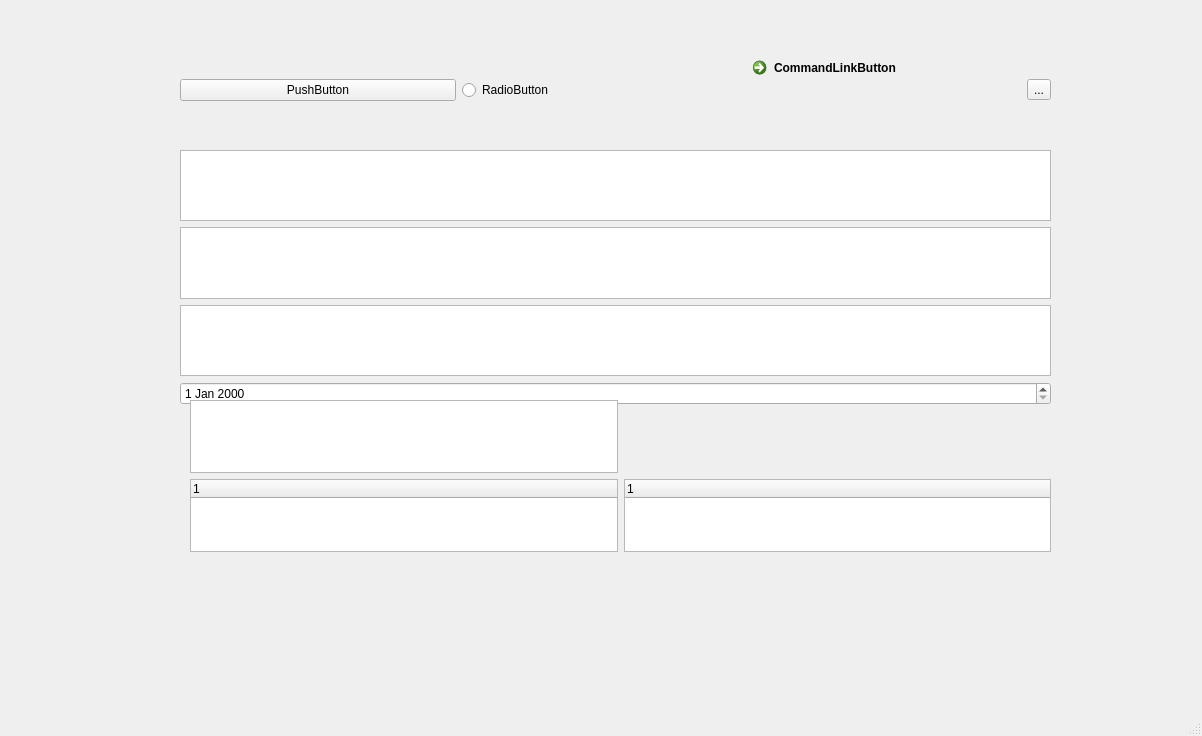
<?xml version="1.0" encoding="UTF-8"?>
<ui version="4.0">
 <class>MainWindow</class>
 <widget class="QMainWindow" name="MainWindow">
  <property name="geometry">
   <rect>
    <x>0</x>
    <y>0</y>
    <width>1202</width>
    <height>736</height>
   </rect>
  </property>
  <property name="windowTitle">
   <string>MainWindow</string>
  </property>
  <widget class="QWidget" name="centralwidget">
   <widget class="QWidget" name="horizontalLayoutWidget">
    <property name="geometry">
     <rect>
      <x>180</x>
      <y>50</y>
      <width>871</width>
      <height>80</height>
     </rect>
    </property>
    <layout class="QHBoxLayout" name="horizontalLayout">
     <item>
      <widget class="QPushButton" name="pushButton">
       <property name="text">
        <string>PushButton</string>
       </property>
      </widget>
     </item>
     <item>
      <widget class="QRadioButton" name="radioButton">
       <property name="text">
        <string>RadioButton</string>
       </property>
      </widget>
     </item>
     <item>
      <widget class="QCommandLinkButton" name="commandLinkButton">
       <property name="text">
        <string>CommandLinkButton</string>
       </property>
      </widget>
     </item>
     <item>
      <widget class="QToolButton" name="toolButton">
       <property name="text">
        <string>...</string>
       </property>
      </widget>
     </item>
    </layout>
   </widget>
   <widget class="QWidget" name="verticalLayoutWidget">
    <property name="geometry">
     <rect>
      <x>180</x>
      <y>150</y>
      <width>871</width>
      <height>255</height>
     </rect>
    </property>
    <layout class="QVBoxLayout" name="verticalLayout_2">
     <item>
      <widget class="QListView" name="listView"/>
     </item>
     <item>
      <widget class="QTreeView" name="treeView"/>
     </item>
     <item>
      <widget class="QColumnView" name="columnView"/>
     </item>
     <item>
      <widget class="QDateEdit" name="dateEdit"/>
     </item>
    </layout>
   </widget>
   <widget class="QWidget" name="gridLayoutWidget">
    <property name="geometry">
     <rect>
      <x>190</x>
      <y>400</y>
      <width>861</width>
      <height>152</height>
     </rect>
    </property>
    <layout class="QGridLayout" name="gridLayout">
     <item row="1" column="0">
      <widget class="QTreeWidget" name="treeWidget">
       <column>
        <property name="text">
         <string notr="true">1</string>
        </property>
       </column>
      </widget>
     </item>
     <item row="0" column="0">
      <widget class="QListWidget" name="listWidget"/>
     </item>
     <item row="1" column="1">
      <widget class="QTreeWidget" name="treeWidget_2">
       <column>
        <property name="text">
         <string notr="true">1</string>
        </property>
       </column>
      </widget>
     </item>
    </layout>
   </widget>
   <widget class="QWidget" name="formLayoutWidget">
    <property name="geometry">
     <rect>
      <x>280</x>
      <y>590</y>
      <width>671</width>
      <height>111</height>
     </rect>
    </property>
    <layout class="QFormLayout" name="formLayout">
     <item row="0" column="0">
      <widget class="QFrame" name="frame">
       <property name="frameShape">
        <enum>QFrame::StyledPanel</enum>
       </property>
       <property name="frameShadow">
        <enum>QFrame::Raised</enum>
       </property>
      </widget>
     </item>
    </layout>
   </widget>
   <widget class="QWidget" name="verticalLayoutWidget_2">
    <property name="geometry">
     <rect>
      <x>150</x>
      <y>30</y>
      <width>941</width>
      <height>691</height>
     </rect>
    </property>
    <layout class="QVBoxLayout" name="verticalLayout_3"/>
   </widget>
  </widget>
  <widget class="QMenuBar" name="menubar">
   <property name="geometry">
    <rect>
     <x>0</x>
     <y>0</y>
     <width>1202</width>
     <height>23</height>
    </rect>
   </property>
  </widget>
  <widget class="QStatusBar" name="statusbar"/>
 </widget>
 <resources/>
 <connections/>
</ui>
